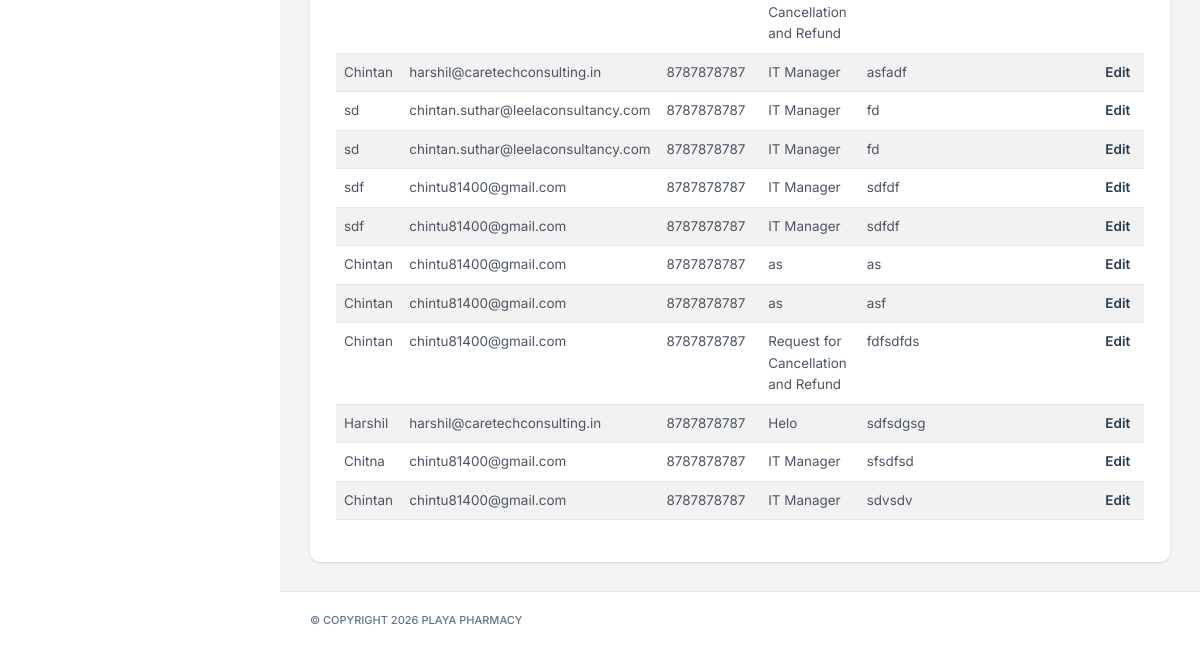
Before: /dashboard_admin/request_call/ (lower part) with the older database file.
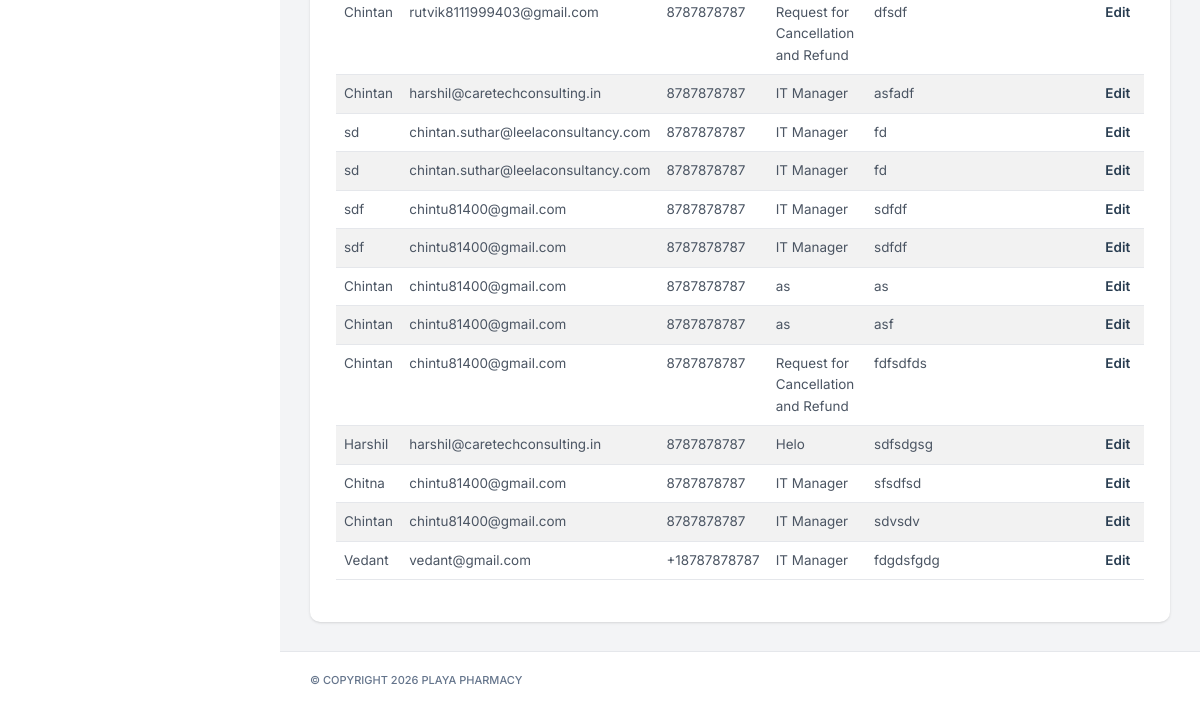
After: the same page with the newer database file.
### be_myplaya/models.py (models this page shows, shortened)
class RequestCall(models.Model):
    fullname = models.CharField(max_length=100)
    email = models.EmailField()
    phone_number = PhoneNumberField(region="US")
    subject = models.CharField(max_length=200)
    message = models.TextField()
    class Meta:
        verbose_name = "Request Call"
        verbose_name_plural = "Request Call"

### be_myplaya/views.py (the view)
# urls.py: path('dashboard_admin/request_call/', views.request_call, name="request_call"),
def request_call(request):
    data = RequestCall.objects.all()
    return render(request, 'Dashboard_Playa/Request_Call_Patient.html', {'data':data})

### templates/Dashboard_Playa/Request_Call_Patient.html (shortened to what this page needs)
{% load static %}
<!DOCTYPE html>
<html lang="zxx">
<head>
    <link rel="stylesheet" type="text/css" href="{% static 'assets/css/bootstrap.min.css' %}">
    <link rel="stylesheet" type="text/css" href="{% static 'assets/vendors/css/vendors.min.css' %}">
    <link rel="stylesheet" type="text/css" href="{% static 'assets/css/theme.min.css' %}">
    <link rel="stylesheet" href="https://cdn.datatables.net/2.3.7/css/dataTables.bootstrap5.css" />
    <link rel="stylesheet" href="https://cdn.datatables.net/2.3.7/css/dataTables.dataTables.css" />
</head>
<body>
    <nav class="nxl-navigation">
    </nav>
    <main class="nxl-container">
        <div class="nxl-content">
            <div class="main-content">
                <div class="row">
                    <div class="col-xxl-12">
                        <div class="card stretch stretch-full">
                            <div class="card-body custom-card-action">
                                <table id="example" class="table table-striped">
                                    <tbody>
                                        {% for a in data %}
                                        <tr>
                                            <td> {{a.fullname}} </td>
                                            <td> {{a.email}} </td>
                                            <td> {{a.phone_number}} </td>
                                            <td> {{a.subject}} </td>
                                            <td> {{a.message}} </td>
                                            <td>
                                                <a href="{% url 'edit_request_call' a.pk %}">Edit</a>
                                            </td>
                                        </tr>
                                        {% endfor %}
                                    </tbody>
                                </table>
                            </div>
                        </div>
                    </div>
                </div>
            </div>
        </div>
        <footer class="footer">
            <p class="fs-11 text-muted fw-medium text-uppercase mb-0 copyright">
                <span>© Copyright </span>
                <span> Playa Pharmacy</span>
            </p>
        </footer>
    </main>
</body>
</html>

Changed rows visible on the page:
now on this page (row unchanged): RequestCall: fullname "Chintan", email "rutvik8111999403@gmail.com", phone_number "8787878787", subject "Request for Cancellation and Refund", message "dfsdf"
added RequestCall: fullname "Vedant", email "vedant@gmail.com", phone_number "+18787878787", subject "IT Manager", message "fdgdsfgdg"
